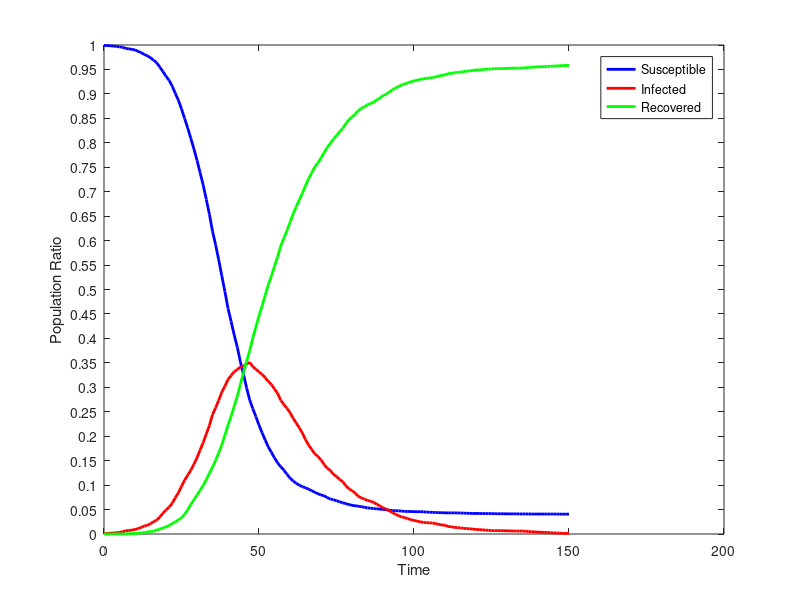

This figure's MATLAB source:
dynamics = [
4995.0,5.0,0.0;
4994.0,6.0,0.0;
4992.0,8.0,0.0;
4989.0,11.0,0.0;
4986.0,13.0,1.0;
4981.0,18.0,1.0;
4977.0,22.0,1.0;
4965.0,34.0,1.0;
4961.0,35.0,4.0;
4955.0,41.0,4.0;
4950.0,45.0,5.0;
4935.0,56.0,9.0;
4922.0,67.0,11.0;
4903.0,82.0,15.0;
4890.0,89.0,21.0;
4869.0,105.0,26.0;
4845.0,126.0,29.0;
4819.0,141.0,40.0;
4774.0,174.0,52.0;
4729.0,211.0,60.0;
4681.0,245.0,74.0;
4639.0,274.0,87.0;
4580.0,315.0,105.0;
4505.0,371.0,124.0;
4435.0,422.0,143.0;
4347.0,487.0,166.0;
4249.0,550.0,201.0;
4152.0,601.0,247.0;
4046.0,652.0,302.0;
3938.0,713.0,349.0;
3821.0,780.0,399.0;
3695.0,859.0,446.0;
3568.0,935.0,497.0;
3421.0,1023.0,556.0;
3269.0,1110.0,621.0;
3096.0,1221.0,683.0;
2958.0,1290.0,752.0;
2804.0,1367.0,829.0;
2640.0,1449.0,911.0;
2479.0,1512.0,1009.0;
2307.0,1579.0,1114.0;
2174.0,1621.0,1205.0;
2035.0,1659.0,1306.0;
1910.0,1681.0,1409.0;
1760.0,1708.0,1532.0;
1632.0,1717.0,1651.0;
1495.0,1740.0,1765.0;
1370.0,1755.0,1875.0;
1282.0,1712.0,2006.0;
1200.0,1684.0,2116.0;
1113.0,1657.0,2230.0;
1035.0,1632.0,2333.0;
961.0,1599.0,2440.0;
890.0,1560.0,2550.0;
835.0,1528.0,2637.0;
779.0,1483.0,2738.0;
727.0,1438.0,2835.0;
688.0,1368.0,2944.0;
654.0,1325.0,3021.0;
612.0,1286.0,3102.0;
572.0,1242.0,3186.0;
543.0,1184.0,3273.0;
518.0,1135.0,3347.0;
500.0,1085.0,3415.0;
483.0,1032.0,3485.0;
473.0,965.0,3562.0;
458.0,909.0,3633.0;
443.0,864.0,3693.0;
426.0,820.0,3754.0;
412.0,794.0,3794.0;
399.0,757.0,3844.0;
391.0,711.0,3898.0;
373.0,674.0,3953.0;
357.0,649.0,3994.0;
351.0,612.0,4037.0;
340.0,587.0,4073.0;
329.0,558.0,4113.0;
319.0,535.0,4146.0;
310.0,494.0,4196.0;
302.0,462.0,4236.0;
293.0,443.0,4264.0;
289.0,419.0,4292.0;
285.0,386.0,4329.0;
279.0,369.0,4352.0;
274.0,358.0,4368.0;
267.0,343.0,4390.0;
264.0,335.0,4401.0;
259.0,324.0,4417.0;
258.0,304.0,4438.0;
254.0,288.0,4458.0;
251.0,266.0,4483.0;
248.0,256.0,4496.0;
243.0,238.0,4519.0;
240.0,220.0,4540.0;
238.0,202.0,4560.0;
237.0,188.0,4575.0;
234.0,174.0,4592.0;
231.0,168.0,4601.0;
230.0,156.0,4614.0;
230.0,146.0,4624.0;
228.0,139.0,4633.0;
228.0,132.0,4640.0;
228.0,125.0,4647.0;
227.0,119.0,4654.0;
224.0,116.0,4660.0;
223.0,114.0,4663.0;
221.0,113.0,4666.0;
220.0,105.0,4675.0;
218.0,99.0,4683.0;
218.0,92.0,4690.0;
216.0,90.0,4694.0;
216.0,77.0,4707.0;
216.0,74.0,4710.0;
216.0,68.0,4716.0;
215.0,65.0,4720.0;
215.0,63.0,4722.0;
213.0,58.0,4729.0;
212.0,55.0,4733.0;
211.0,53.0,4736.0;
210.0,50.0,4740.0;
210.0,46.0,4744.0;
210.0,45.0,4745.0;
209.0,43.0,4748.0;
209.0,40.0,4751.0;
209.0,38.0,4753.0;
209.0,35.0,4756.0;
208.0,34.0,4758.0;
207.0,35.0,4758.0;
207.0,34.0,4759.0;
207.0,33.0,4760.0;
206.0,33.0,4761.0;
206.0,32.0,4762.0;
206.0,31.0,4763.0;
206.0,30.0,4764.0;
205.0,31.0,4764.0;
205.0,30.0,4765.0;
205.0,28.0,4767.0;
205.0,25.0,4770.0;
204.0,23.0,4773.0;
204.0,21.0,4775.0;
204.0,19.0,4777.0;
204.0,18.0,4778.0;
204.0,17.0,4779.0;
204.0,16.0,4780.0;
204.0,13.0,4783.0;
204.0,12.0,4784.0;
204.0,9.0,4787.0;
203.0,9.0,4788.0;
203.0,7.0,4790.0;
203.0,6.0,4791.0;
203.0,6.0,4791.0;
];
susceptible = dynamics (:, 1);
infected = dynamics (:, 2);
recovered = dynamics (:, 3);
totalPopulation = susceptible(1) + infected(1) + recovered(1);
susceptibleRatio = susceptible ./ totalPopulation;
infectedRatio = infected ./ totalPopulation;
recoveredRatio = recovered ./ totalPopulation;
steps = length (susceptible);
indices = 0 : steps - 1;
figure
plot (indices, susceptibleRatio.', 'color', 'blue', 'linewidth', 2);
hold on
plot (indices, infectedRatio.', 'color', 'red', 'linewidth', 2);
hold on
plot (indices, recoveredRatio.', 'color', 'green', 'linewidth', 2);
set(gca,'YTick',0:0.05:1.0);
xlabel ('Time');
ylabel ('Population Ratio');
legend('Susceptible','Infected', 'Recovered');
